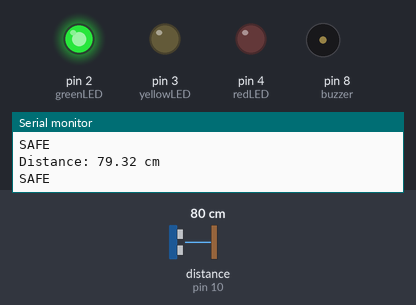
The sketch below on a simulated Arduino Uno, built with avr-gcc and run on an emulated ATmega328P. On the bench: output pins drawn as LEDs (lit = HIGH), buzzer (waves = sounding, pin HIGH), the last lines printed to the serial monitor. Wiring (inferred from the names in the program): ultrasonic range finder: trigger pin 9; echo pin 10. Dashed ring = blinking. The inputs (shaded band) are chosen by the test bench; at power-on: distance to the obstacle (sensor on pin 10) 80 cm. The echo pulse lasts 58.3 µs per cm; pins used as bus, display or sensor lines are not drawn.

Above: at 1.2 s.
1.3 s: distance to the obstacle (sensor on pin 10) set to 54 cm
2.8 s: distance to the obstacle (sensor on pin 10) set to 48 cm
At 3.2 s:
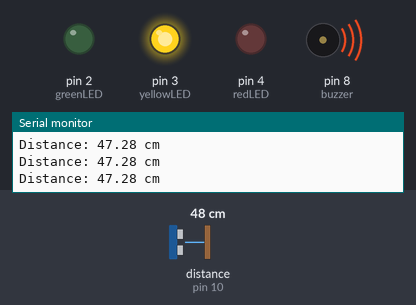
5.8 s: distance to the obstacle (sensor on pin 10) set to 23 cm
8.8 s: distance to the obstacle (sensor on pin 10) set to 18 cm
At 8.96 s:
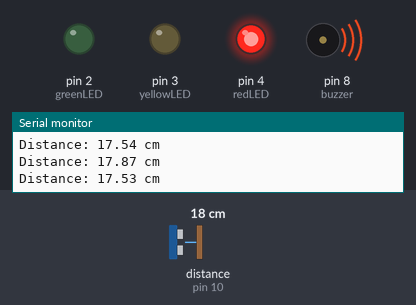
11.8 s: distance to the obstacle (sensor on pin 10) set to 12 cm
14.8 s: distance to the obstacle (sensor on pin 10) set to 9 cm
At 14.98 s:
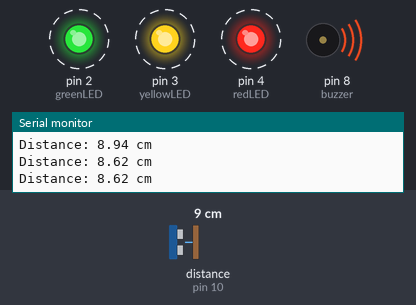
Timing chart, 0 to 18.8 s (numbered marks = the images above; inputs shaded):
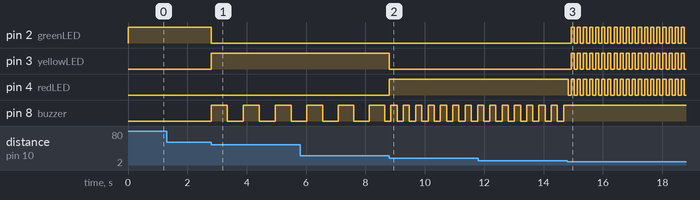

Measured:
- the behaviour switches between 51 and 50 cm on distance to the obstacle (sensor on pin 10) (found by bisection; images 0 and 1)
- the behaviour switches between 21 and 20 cm on distance to the obstacle (sensor on pin 10) (found by bisection; images 1 and 2)
- the behaviour switches between 11 and 10 cm on distance to the obstacle (sensor on pin 10) (found by bisection; images 2 and 3)
- after the input at 2.8 s, pin 2 (greenLED): HIGH → LOW at once; pin 3 (yellowLED): LOW → HIGH at once; pin 8 (buzzer): alternates HIGH for 0.54 s and LOW for 0.54 s, starting at once
- after the input at 8.8 s, pin 3 (yellowLED): HIGH → LOW at once; pin 4 (redLED): LOW → HIGH at once; pin 8 (buzzer): alternates HIGH for 0.21 s and LOW for 0.21 s, starting after 0.06 s
- after the input at 14.8 s, pin 2 (greenLED), pin 3 (yellowLED): alternates HIGH for 0.10 s and LOW for 0.10 s, starting after 0.13 s; pin 4 (redLED): alternates HIGH for 0.10 s and LOW for 0.10 s, starting at once; pin 8 (buzzer): stops changing and stays HIGH

The sketch:

Ultrasonic.ino
```cpp
const int trigPin = 9;
const int echoPin = 10;
const int greenLED = 2;
const int yellowLED = 3;
const int redLED = 4;
const int buzzer = 8;

unsigned long previousMillis = 0;
bool state = false;

void setup() {
  Serial.begin(9600);

  pinMode(trigPin, OUTPUT);
  pinMode(echoPin, INPUT);

  pinMode(greenLED, OUTPUT);
  pinMode(yellowLED, OUTPUT);
  pinMode(redLED, OUTPUT);

  pinMode(buzzer, OUTPUT);
}

void loop() {

  digitalWrite(trigPin, LOW);
  delayMicroseconds(2);

  digitalWrite(trigPin, HIGH);
  delayMicroseconds(10);
  digitalWrite(trigPin, LOW);

  long duration = pulseIn(echoPin, HIGH);

  float distance = (duration * 0.034) / 2;

  Serial.print("Distance: ");
  Serial.print(distance);
  Serial.println(" cm");

  unsigned long currentMillis = millis();

  if (distance > 50) {

    Serial.println("SAFE");

    digitalWrite(greenLED, HIGH);
    digitalWrite(yellowLED, LOW);
    digitalWrite(redLED, LOW);
    digitalWrite(buzzer, LOW);

  }

  else if (distance > 20) {

    digitalWrite(greenLED, LOW);
    digitalWrite(yellowLED, HIGH);
    digitalWrite(redLED, LOW);

    if (currentMillis - previousMillis >= 500) {
      previousMillis = currentMillis;
      state = !state;
      digitalWrite(buzzer, state);
    }

  }

  else if (distance > 10) {

    digitalWrite(greenLED, LOW);
    digitalWrite(yellowLED, LOW);
    digitalWrite(redLED, HIGH);

    if (currentMillis - previousMillis >= 200) {
      previousMillis = currentMillis;
      state = !state;
      digitalWrite(buzzer, state);
    }

  }

  else {

    if (currentMillis - previousMillis >= 100) {
      previousMillis = currentMillis;
      state = !state;

      digitalWrite(greenLED, state);
      digitalWrite(yellowLED, state);
      digitalWrite(redLED, state);
    }

    digitalWrite(buzzer, HIGH);

  }

  delay(50);
}
```
